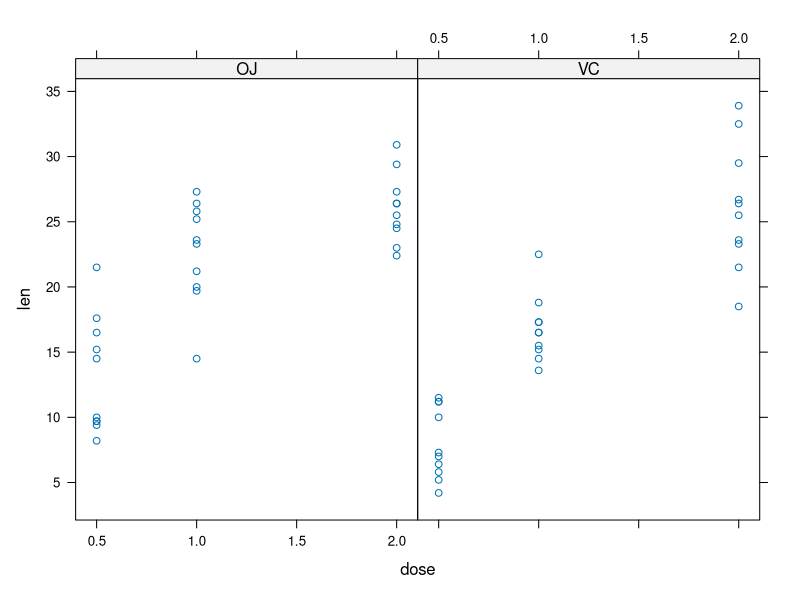
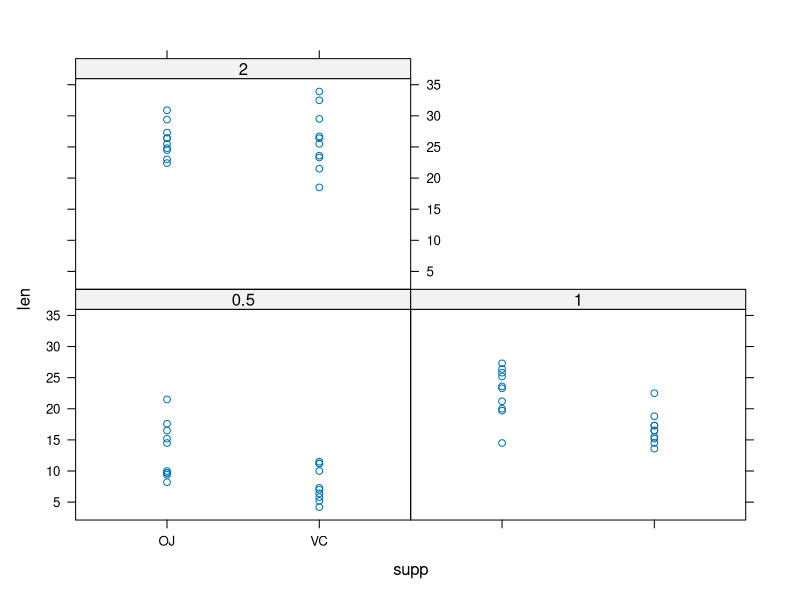
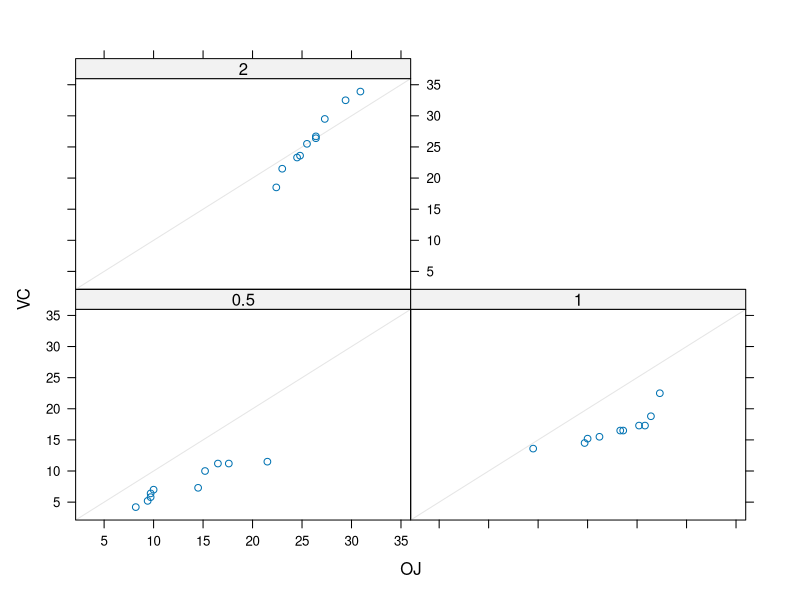
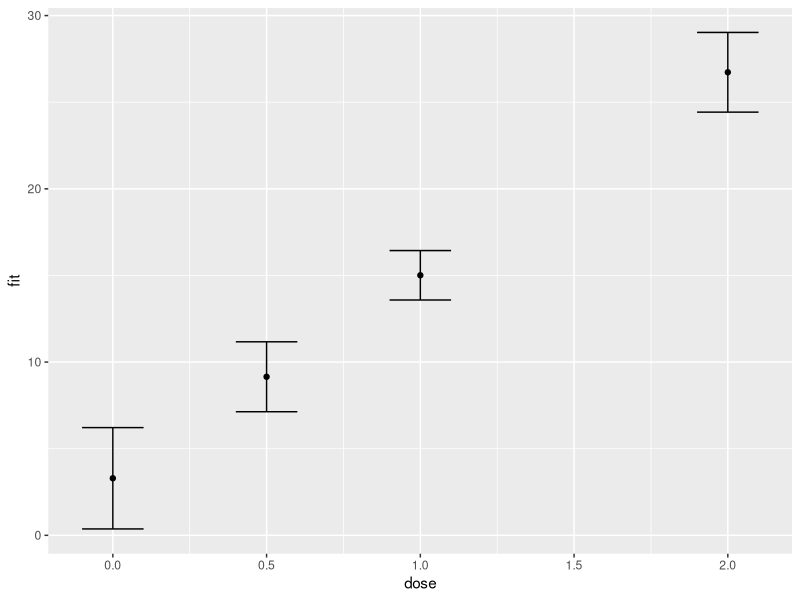
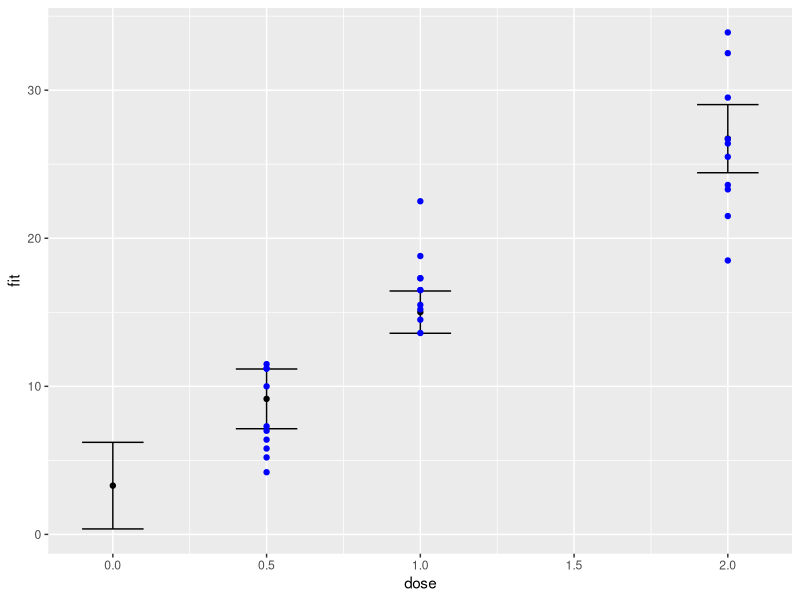

Write R code to recreate these figures, in order.

str(ToothGrowth)

library(lattice)

xyplot(len ~ dose | supp, data = ToothGrowth)
xyplot(len ~ supp | factor(dose), data = ToothGrowth)
qq(supp ~ len | factor(dose), ToothGrowth)

len_1_VC <- subset(ToothGrowth, 
                   dose == 1 & supp == "VC")$len
tt <- t.test(len_1_VC)
tt$conf.int

## Alternative using lm(response ~ predictors)

fm1 <- lm(len_1_VC ~ 1)
fm1
summary(fm1)

fm2 <- lm(len ~ 1, data = ToothGrowth, 
          subset = (dose == 1 & supp == "VC"))
summary(fm2)
predict(fm2, newdata = data.frame(dose = 1, supp = "VC"))

predict(fm2, 
        newdata = data.frame(dose = 1, supp = "VC"),
        interval = "confidence")
## compare with
tt$conf.int 

predict(fm2, 
        newdata = data.frame(dose = 1, supp = "VC"),
        interval = "predict")

fm3 <- lm(len ~ dose, data = ToothGrowth, 
          subset = (supp == "VC"))
summary(fm3)

dd3 <- data.frame(dose = c(0, 0.5, 1, 2), supp = "VC")

dd3 <- 
  cbind(dd3, 
        predict(fm3, 
                newdata = dd3,
                interval = "confidence"))

library(ggplot2)

ebars <- 
  ggplot(dd3) + geom_point(aes(x = dose, fit)) + 
    geom_errorbar(aes(x = dose, ymin = lwr, ymax = upr), width = 0.2)

ebars

## overlay on top of plot of data

ebars + 
  geom_point(aes(x = dose, y = len), 
             data = subset(ToothGrowth, supp == "VC"),
             col = "blue")




